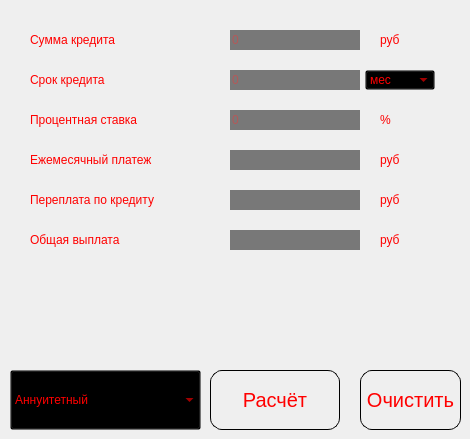
    <widget class="QWidget" name="credit">
     <attribute name="title">
      <string>Кредит</string>
     </attribute>
     <widget class="QComboBox" name="comboBox_tip">
      <property name="enabled">
       <bool>true</bool>
      </property>
      <property name="geometry">
       <rect>
        <x>10</x>
        <y>370</y>
        <width>191</width>
        <height>60</height>
       </rect>
      </property>
      <property name="palette">
       <palette>
        <active>
         <colorrole role="WindowText">
          <brush brushstyle="SolidPattern">
           <color alpha="255">
            <red>255</red>
            <green>0</green>
            <blue>0</blue>
           </color>
          </brush>
         </colorrole>
         <colorrole role="Button">
          <brush brushstyle="SolidPattern">
           <color alpha="0">
            <red>0</red>
            <green>0</green>
            <blue>0</blue>
           </color>
          </brush>
         </colorrole>
         <colorrole role="Text">
          <brush brushstyle="SolidPattern">
           <color alpha="255">
            <red>255</red>
            <green>0</green>
            <blue>0</blue>
           </color>
          </brush>
         </colorrole>
         <colorrole role="ButtonText">
          <brush brushstyle="SolidPattern">
           <color alpha="255">
            <red>255</red>
            <green>0</green>
            <blue>0</blue>
           </color>
          </brush>
         </colorrole>
         <colorrole role="Base">
          <brush brushstyle="SolidPattern">
           <color alpha="0">
            <red>0</red>
            <green>0</green>
            <blue>0</blue>
           </color>
          </brush>
         </colorrole>
         <colorrole role="Window">
          <brush brushstyle="SolidPattern">
           <color alpha="0">
            <red>0</red>
            <green>0</green>
            <blue>0</blue>
           </color>
          </brush>
         </colorrole>
         <colorrole role="PlaceholderText">
          <brush brushstyle="SolidPattern">
           <color alpha="255">
            <red>255</red>
            <green>0</green>
            <blue>0</blue>
           </color>
          </brush>
         </colorrole>
        </active>
        <inactive>
         <colorrole role="WindowText">
          <brush brushstyle="SolidPattern">
           <color alpha="255">
            <red>255</red>
            <green>0</green>
            <blue>0</blue>
           </color>
          </brush>
         </colorrole>
         <colorrole role="Button">
          <brush brushstyle="SolidPattern">
           <color alpha="0">
            <red>0</red>
            <green>0</green>
            <blue>0</blue>
           </color>
          </brush>
         </colorrole>
         <colorrole role="Text">
          <brush brushstyle="SolidPattern">
           <color alpha="255">
            <red>255</red>
            <green>0</green>
            <blue>0</blue>
           </color>
          </brush>
         </colorrole>
         <colorrole role="ButtonText">
          <brush brushstyle="SolidPattern">
           <color alpha="255">
            <red>255</red>
            <green>0</green>
            <blue>0</blue>
           </color>
          </brush>
         </colorrole>
         <colorrole role="Base">
          <brush brushstyle="SolidPattern">
           <color alpha="0">
            <red>0</red>
            <green>0</green>
            <blue>0</blue>
           </color>
          </brush>
         </colorrole>
         <colorrole role="Window">
          <brush brushstyle="SolidPattern">
           <color alpha="0">
            <red>0</red>
            <green>0</green>
            <blue>0</blue>
           </color>
          </brush>
         </colorrole>
         <colorrole role="PlaceholderText">
          <brush brushstyle="SolidPattern">
           <color alpha="255">
            <red>255</red>
            <green>0</green>
            <blue>0</blue>
           </color>
          </brush>
         </colorrole>
        </inactive>
        <disabled>
         <colorrole role="WindowText">
          <brush brushstyle="SolidPattern">
           <color alpha="255">
            <red>255</red>
            <green>0</green>
            <blue>0</blue>
           </color>
          </brush>
         </colorrole>
         <colorrole role="Button">
          <brush brushstyle="SolidPattern">
           <color alpha="0">
            <red>0</red>
            <green>0</green>
            <blue>0</blue>
           </color>
          </brush>
         </colorrole>
         <colorrole role="Text">
          <brush brushstyle="SolidPattern">
           <color alpha="255">
            <red>255</red>
            <green>0</green>
            <blue>0</blue>
           </color>
          </brush>
         </colorrole>
         <colorrole role="ButtonText">
          <brush brushstyle="SolidPattern">
           <color alpha="255">
            <red>255</red>
            <green>0</green>
            <blue>0</blue>
           </color>
          </brush>
         </colorrole>
         <colorrole role="Base">
          <brush brushstyle="SolidPattern">
           <color alpha="0">
            <red>0</red>
            <green>0</green>
            <blue>0</blue>
           </color>
          </brush>
         </colorrole>
         <colorrole role="Window">
          <brush brushstyle="SolidPattern">
           <color alpha="0">
            <red>0</red>
            <green>0</green>
            <blue>0</blue>
           </color>
          </brush>
         </colorrole>
         <colorrole role="PlaceholderText">
          <brush brushstyle="SolidPattern">
           <color alpha="255">
            <red>255</red>
            <green>0</green>
            <blue>0</blue>
           </color>
          </brush>
         </colorrole>
        </disabled>
       </palette>
      </property>
      <property name="focusPolicy">
       <enum>Qt::NoFocus</enum>
      </property>
      <property name="styleSheet">
       <string notr="true">background:transparent;
color:red;</string>
      </property>
      <item>
       <property name="text">
        <string>Аннуитетный</string>
       </property>
      </item>
      <item>
       <property name="text">
        <string>Дифференцированный</string>
       </property>
      </item>
     </widget>
     <widget class="QPushButton" name="pushButton_raschet">
      <property name="geometry">
       <rect>
        <x>210</x>
        <y>370</y>
        <width>130</width>
        <height>60</height>
       </rect>
      </property>
      <property name="sizePolicy">
       <sizepolicy hsizetype="Fixed" vsizetype="Fixed">
        <horstretch>0</horstretch>
        <verstretch>0</verstretch>
       </sizepolicy>
      </property>
      <property name="minimumSize">
       <size>
        <width>130</width>
        <height>60</height>
       </size>
      </property>
      <property name="font">
       <font>
        <pointsize>15</pointsize>
        <italic>false</italic>
        <bold>false</bold>
        <underline>false</underline>
        <stylestrategy>PreferDefault</stylestrategy>
        <kerning>true</kerning>
       </font>
      </property>
      <property name="cursor">
       <cursorShape>ArrowCursor</cursorShape>
      </property>
      <property name="mouseTracking">
       <bool>false</bool>
      </property>
      <property name="styleSheet">
       <string notr="true">QPushButton {
	color: red;
	border: 1px solid bronze;
border-radius:12px;
}
QPushButton:pressed {
	background-color: qlineargradient(x1:0, y1:0, x2:0, y2:1, stop: 0 #BEBEBE, stop: 1 #D7D7D7);
}
</string>
      </property>
      <property name="text">
       <string>Расчёт</string>
      </property>
     </widget>
     <widget class="QLineEdit" name="lineEdit_SummaCredita">
      <property name="geometry">
       <rect>
        <x>230</x>
        <y>30</y>
        <width>130</width>
        <height>20</height>
       </rect>
      </property>
      <property name="styleSheet">
       <string notr="true">border-radius:12px;
background: rgba(0, 0, 0, 0.5);
color: rgb(240,55,55);</string>
      </property>
      <property name="text">
       <string/>
      </property>
      <property name="placeholderText">
       <string>0</string>
      </property>
     </widget>
     <widget class="QLineEdit" name="lineEdit_SrokCredita">
      <property name="geometry">
       <rect>
        <x>230</x>
        <y>70</y>
        <width>130</width>
        <height>20</height>
       </rect>
      </property>
      <property name="styleSheet">
       <string notr="true">border-radius:12px;
background: rgba(0, 0, 0, 0.5);
color: rgb(240,55,55);</string>
      </property>
      <property name="text">
       <string/>
      </property>
      <property name="placeholderText">
       <string>0</string>
      </property>
     </widget>
     <widget class="QLineEdit" name="lineEdit_PercentStavka">
      <property name="geometry">
       <rect>
        <x>230</x>
        <y>110</y>
        <width>130</width>
        <height>20</height>
       </rect>
      </property>
      <property name="styleSheet">
       <string notr="true">border-radius:12px;
background: rgba(0, 0, 0, 0.5);
color: rgb(240,55,55);</string>
      </property>
      <property name="text">
       <string/>
      </property>
      <property name="placeholderText">
       <string>0</string>
      </property>
     </widget>
     <widget class="QLabel" name="label_4">
      <property name="geometry">
       <rect>
        <x>30</x>
        <y>30</y>
        <width>101</width>
        <height>20</height>
       </rect>
      </property>
      <property name="styleSheet">
       <string notr="true">color:red;</string>
      </property>
      <property name="text">
       <string>Сумма кредита</string>
      </property>
     </widget>
     <widget class="QLabel" name="label_5">
      <property name="geometry">
       <rect>
        <x>30</x>
        <y>70</y>
        <width>111</width>
        <height>20</height>
       </rect>
      </property>
      <property name="styleSheet">
       <string notr="true">color:red;</string>
      </property>
      <property name="text">
       <string>Срок кредита</string>
      </property>
     </widget>
     <widget class="QLabel" name="label_6">
      <property name="geometry">
       <rect>
        <x>30</x>
        <y>110</y>
        <width>131</width>
        <height>20</height>
       </rect>
      </property>
      <property name="styleSheet">
       <string notr="true">color:red;</string>
      </property>
      <property name="text">
       <string>Процентная ставка</string>
      </property>
     </widget>
     <widget class="QLabel" name="label_7">
      <property name="geometry">
       <rect>
        <x>30</x>
        <y>190</y>
        <width>151</width>
        <height>20</height>
       </rect>
      </property>
      <property name="styleSheet">
       <string notr="true">color:red;</string>
      </property>
      <property name="text">
       <string>Переплата по кредиту</string>
      </property>
     </widget>
     <widget class="QLabel" name="label_8">
      <property name="geometry">
       <rect>
        <x>30</x>
        <y>230</y>
        <width>111</width>
        <height>20</height>
       </rect>
      </property>
      <property name="styleSheet">
       <string notr="true">color:red;</string>
      </property>
      <property name="text">
       <string>Общая выплата</string>
      </property>
     </widget>
     <widget class="QLabel" name="label_9">
      <property name="geometry">
       <rect>
        <x>30</x>
        <y>150</y>
        <width>141</width>
        <height>20</height>
       </rect>
      </property>
      <property name="styleSheet">
       <string notr="true">color:red;</string>
      </property>
      <property name="text">
       <string>Ежемесячный платеж</string>
      </property>
     </widget>
     <widget class="QLabel" name="label_MesPlatez">
      <property name="geometry">
       <rect>
        <x>230</x>
        <y>150</y>
        <width>130</width>
        <height>20</height>
       </rect>
      </property>
      <property name="styleSheet">
       <string notr="true">border-radius:12px;
background: rgba(0, 0, 0, 0.5);
color: rgb(240,55,55);</string>
      </property>
      <property name="text">
       <string/>
      </property>
     </widget>
     <widget class="QLabel" name="label_Pereplata">
      <property name="geometry">
       <rect>
        <x>230</x>
        <y>190</y>
        <width>130</width>
        <height>20</height>
       </rect>
      </property>
      <property name="styleSheet">
       <string notr="true">border-radius:12px;
background: rgba(0, 0, 0, 0.5);
color: rgb(240,55,55);</string>
      </property>
      <property name="text">
       <string/>
      </property>
     </widget>
     <widget class="QLabel" name="label_VsegoPlatez">
      <property name="geometry">
       <rect>
        <x>230</x>
        <y>230</y>
        <width>130</width>
        <height>20</height>
       </rect>
      </property>
      <property name="styleSheet">
       <string notr="true">border-radius:12px;
background: rgba(0, 0, 0, 0.5);
color: rgb(240,55,55);</string>
      </property>
      <property name="text">
       <string/>
      </property>
     </widget>
     <widget class="QLabel" name="label_10">
      <property name="geometry">
       <rect>
        <x>380</x>
        <y>30</y>
        <width>58</width>
        <height>20</height>
       </rect>
      </property>
      <property name="styleSheet">
       <string notr="true">color:red;</string>
      </property>
      <property name="text">
       <string>руб</string>
      </property>
     </widget>
     <widget class="QLabel" name="label_12">
      <property name="geometry">
       <rect>
        <x>380</x>
        <y>110</y>
        <width>58</width>
        <height>20</height>
       </rect>
      </property>
      <property name="styleSheet">
       <string notr="true">color:red;</string>
      </property>
      <property name="text">
       <string>%</string>
      </property>
     </widget>
     <widget class="QLabel" name="label_13">
      <property name="geometry">
       <rect>
        <x>380</x>
        <y>150</y>
        <width>58</width>
        <height>20</height>
       </rect>
      </property>
      <property name="styleSheet">
       <string notr="true">color:red;</string>
      </property>
      <property name="text">
       <string>руб</string>
      </property>
     </widget>
     <widget class="QLabel" name="label_14">
      <property name="geometry">
       <rect>
        <x>380</x>
        <y>190</y>
        <width>58</width>
        <height>20</height>
       </rect>
      </property>
      <property name="styleSheet">
       <string notr="true">color:red;</string>
      </property>
      <property name="text">
       <string>руб</string>
      </property>
     </widget>
     <widget class="QLabel" name="label_15">
      <property name="geometry">
       <rect>
        <x>380</x>
        <y>230</y>
        <width>58</width>
        <height>20</height>
       </rect>
      </property>
      <property name="styleSheet">
       <string notr="true">color:red;</string>
      </property>
      <property name="text">
       <string>руб</string>
      </property>
     </widget>
     <widget class="QComboBox" name="comboBox_srok">
      <property name="geometry">
       <rect>
        <x>365</x>
        <y>70</y>
        <width>70</width>
        <height>20</height>
       </rect>
      </property>
      <property name="styleSheet">
       <string notr="true">background:transparent;
color:red;</string>
      </property>
      <item>
       <property name="text">
        <string>мес</string>
       </property>
      </item>
      <item>
       <property name="text">
        <string>лет</string>
       </property>
      </item>
     </widget>
     <widget class="QPushButton" name="pushButton_clear_2">
      <property name="geometry">
       <rect>
        <x>360</x>
        <y>370</y>
        <width>101</width>
        <height>60</height>
       </rect>
      </property>
      <property name="sizePolicy">
       <sizepolicy hsizetype="Fixed" vsizetype="Fixed">
        <horstretch>0</horstretch>
        <verstretch>0</verstretch>
       </sizepolicy>
      </property>
      <property name="minimumSize">
       <size>
        <width>60</width>
        <height>60</height>
       </size>
      </property>
      <property name="font">
       <font>
        <pointsize>15</pointsize>
        <italic>false</italic>
        <bold>false</bold>
        <underline>false</underline>
        <stylestrategy>PreferDefault</stylestrategy>
        <kerning>true</kerning>
       </font>
      </property>
      <property name="cursor">
       <cursorShape>ArrowCursor</cursorShape>
      </property>
      <property name="mouseTracking">
       <bool>false</bool>
      </property>
      <property name="styleSheet">
       <string notr="true">QPushButton {
	color: red;
	border: 1px solid bronze;
border-radius:12px;
}
QPushButton:pressed {
	background-color: qlineargradient(x1:0, y1:0, x2:0, y2:1, stop: 0 #BEBEBE, stop: 1 #D7D7D7);
}
</string>
      </property>
      <property name="text">
       <string>Очистить</string>
      </property>
     </widget>
    </widget>
